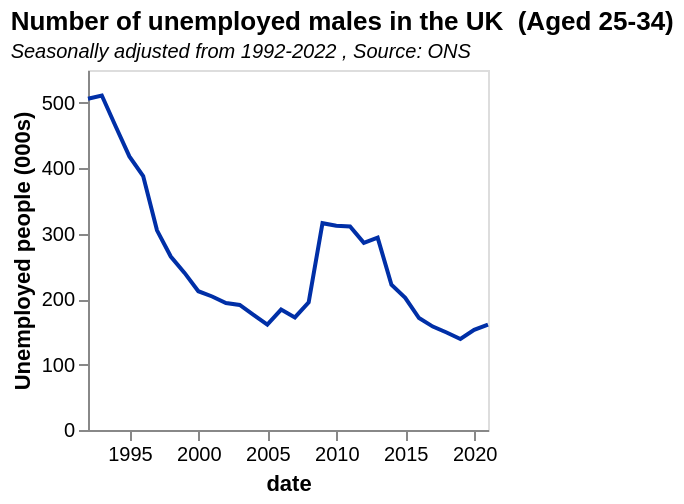

The Vega-Lite source for this figure:
### Vega-Lite specification from a JSON file in a GitHub repository (floating-point values rounded to 4 significant figures)
{"$schema": "https://vega.github.io/schema/vega-lite/v5.json", "data": {"values": [{"date": "1992", "label": "1992", "month": "", "quarter": "", "sourceDataset": "LMS", "updateDate": "2015-10-13T23:00:00.000Z", "value": "506", "year": "1992"}, {"date": "1993", "label": "1993", "month": "", "quarter": "", "sourceDataset": "LMS", "updateDate": "2015-10-13T23:00:00.000Z", "value": "511", "year": "1993"}, {"date": "1994", "label": "1994", "month": "", "quarter": "", "sourceDataset": "LMS", "updateDate": "2015-10-13T23:00:00.000Z", "value": "464", "year": "1994"}, {"date": "1995", "label": "1995", "month": "", "quarter": "", "sourceDataset": "LMS", "updateDate": "2015-10-13T23:00:00.000Z", "value": "418", "year": "1995"}, {"date": "1996", "label": "1996", "month": "", "quarter": "", "sourceDataset": "LMS", "updateDate": "2015-10-13T23:00:00.000Z", "value": "388", "year": "1996"}, {"date": "1997", "label": "1997", "month": "", "quarter": "", "sourceDataset": "LMS", "updateDate": "2015-10-13T23:00:00.000Z", "value": "305", "year": "1997"}, {"date": "1998", "label": "1998", "month": "", "quarter": "", "sourceDataset": "LMS", "updateDate": "2015-10-13T23:00:00.000Z", "value": "265", "year": "1998"}, {"date": "1999", "label": "1999", "month": "", "quarter": "", "sourceDataset": "LMS", "updateDate": "2015-10-13T23:00:00.000Z", "value": "240", "year": "1999"}, {"date": "2000", "label": "2000", "month": "", "quarter": "", "sourceDataset": "LMS", "updateDate": "2015-10-13T23:00:00.000Z", "value": "212", "year": "2000"}, {"date": "2001", "label": "2001", "month": "", "quarter": "", "sourceDataset": "LMS", "updateDate": "2015-10-13T23:00:00.000Z", "value": "204", "year": "2001"}, {"date": "2002", "label": "2002", "month": "", "quarter": "", "sourceDataset": "LMS", "updateDate": "2015-10-13T23:00:00.000Z", "value": "194", "year": "2002"}, {"date": "2003", "label": "2003", "month": "", "quarter": "", "sourceDataset": "LMS", "updateDate": "2015-10-13T23:00:00.000Z", "value": "191", "year": "2003"}, {"date": "2004", "label": "2004", "month": "", "quarter": "", "sourceDataset": "LMS", "updateDate": "2015-10-13T23:00:00.000Z", "value": "176", "year": "2004"}, {"date": "2005", "label": "2005", "month": "", "quarter": "", "sourceDataset": "LMS", "updateDate": "2015-10-13T23:00:00.000Z", "value": "161", "year": "2005"}, {"date": "2006", "label": "2006", "month": "", "quarter": "", "sourceDataset": "LMS", "updateDate": "2015-10-13T23:00:00.000Z", "value": "184", "year": "2006"}, {"date": "2007", "label": "2007", "month": "", "quarter": "", "sourceDataset": "LMS", "updateDate": "2015-10-13T23:00:00.000Z", "value": "172", "year": "2007"}, {"date": "2008", "label": "2008", "month": "", "quarter": "", "sourceDataset": "LMS", "updateDate": "2015-10-13T23:00:00.000Z", "value": "195", "year": "2008"}, {"date": "2009", "label": "2009", "month": "", "quarter": "", "sourceDataset": "LMS", "updateDate": "2015-10-13T23:00:00.000Z", "value": "316", "year": "2009"}, {"date": "2010", "label": "2010", "month": "", "quarter": "", "sourceDataset": "LMS", "updateDate": "2015-10-13T23:00:00.000Z", "value": "312", "year": "2010"}, {"date": "2011", "label": "2011", "month": "", "quarter": "", "sourceDataset": "LMS", "updateDate": "2015-10-13T23:00:00.000Z", "value": "311", "year": "2011"}, {"date": "2012", "label": "2012", "month": "", "quarter": "", "sourceDataset": "LMS", "updateDate": "2016-05-18T08:30:00.000Z", "value": "286", "year": "2012"}, {"date": "2013", "label": "2013", "month": "", "quarter": "", "sourceDataset": "LMS", "updateDate": "2017-05-16T23:00:00.000Z", "value": "294", "year": "2013"}, {"date": "2014", "label": "2014", "month": "", "quarter": "", "sourceDataset": "LMS", "updateDate": "2016-05-18T08:30:00.000Z", "value": "222", "year": "2014"}, {"date": "2015", "label": "2015", "month": "", "quarter": "", "sourceDataset": "LMS", "updateDate": "2016-03-16T09:30:00.000Z", "value": "202", "year": "2015"}, {"date": "2016", "label": "2016", "month": "", "quarter": "", "sourceDataset": "LMS", "updateDate": "2019-02-19T00:00:00.000Z", "value": "171", "year": "2016"}, {"date": "2017", "label": "2017", "month": "", "quarter": "", "sourceDataset": "LMS", "updateDate": "2019-02-19T00:00:00.000Z", "value": "158", "year": "2017"}, {"date": "2018", "label": "2018", "month": "", "quarter": "", "sourceDataset": "LMS", "updateDate": "2019-02-19T00:00:00.000Z", "value": "149", "year": "2018"}, {"date": "2019", "label": "2019", "month": "", "quarter": "", "sourceDataset": "LMS", "updateDate": "2020-02-18T00:00:00.000Z", "value": "139", "year": "2019"}, {"date": "2020", "label": "2020", "month": "", "quarter": "", "sourceDataset": "LMS", "updateDate": "2022-08-15T23:00:00.000Z", "value": "153", "year": "2020"}, {"date": "2021", "label": "2021", "month": "", "quarter": "", "sourceDataset": "LMS", "updateDate": "2022-08-15T23:00:00.000Z", "value": "161", "year": "2021"}], "format": {"parse": {"date": "date"}}}, "title": {"text": "Number of unemployed males in the UK  (Aged 25-34) ", "subtitle": "Seasonally adjusted from 1992-2022 , Source: ONS", "subtitleFontStyle": "italic", "subtitleFontSize": 10, "anchor": "start", "color": "black"}, "width": 200, "height": 180, "mark": {"type": "line", "color": "rgb(0,47,167"}, "encoding": {"x": {"field": "date", "type": "temporal", "axis": {"grid": false}}, "y": {"field": "value", "type": "quantitative", "axis": {"grid": false}, "title": "Unemployed people (000s)"}}, "config": {}, "transform": [{"calculate": "datum.Totals/1000", "as": "billions"}]}
